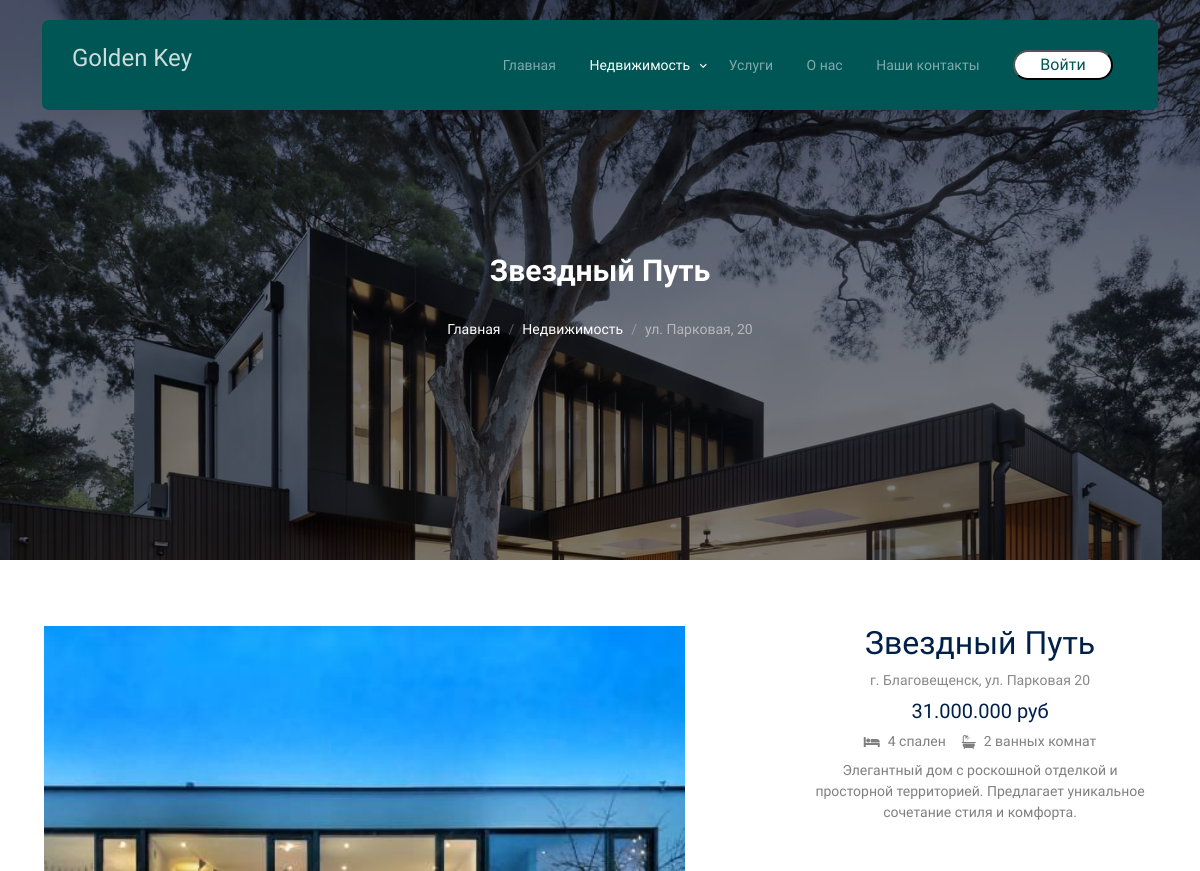
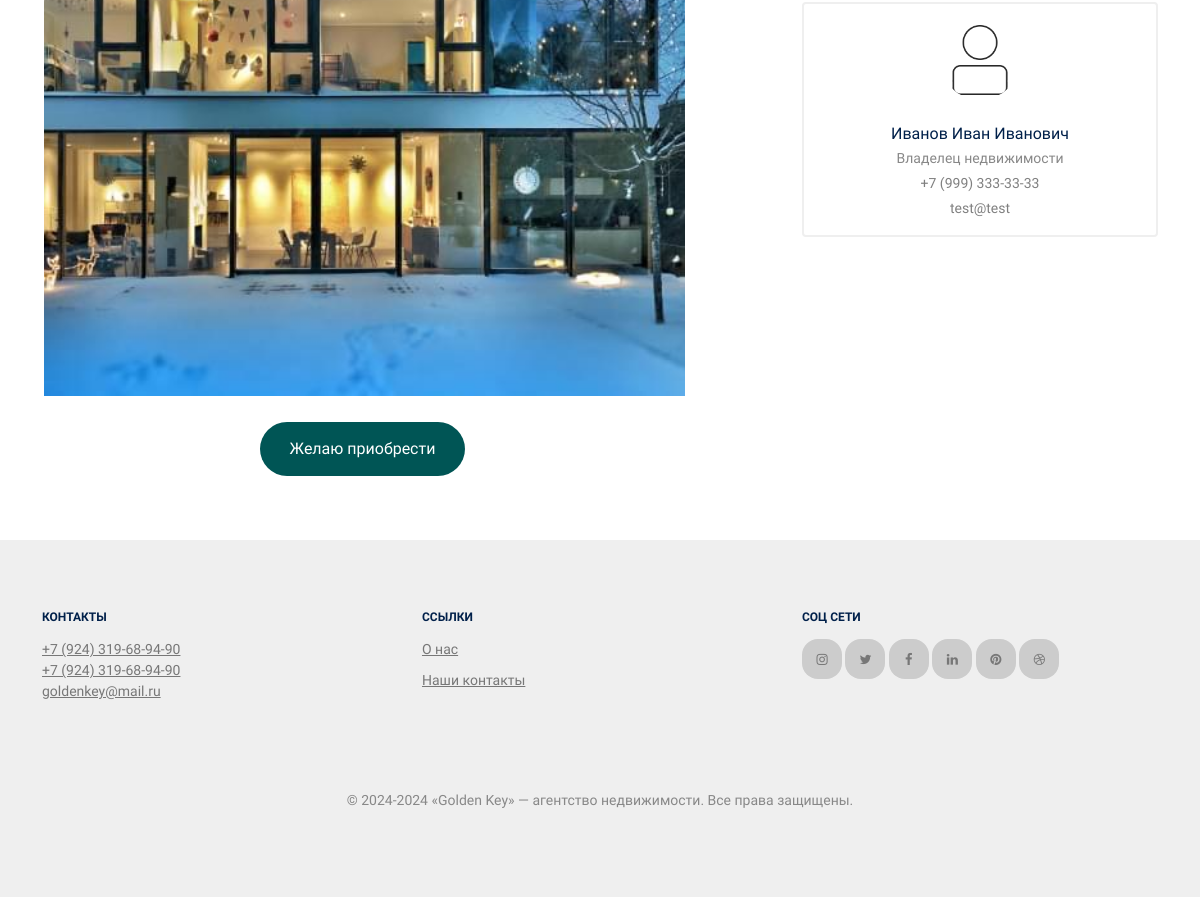
Screenshot of /property-buy.php?id=4 with the database file from the repository (2 pictures, top to bottom).
### tables this page shows
CREATE TABLE `RealEstates` (
  `realEstatesId` int NOT NULL,
  `realEstatesName` varchar(30) NOT NULL,
  `price` double NOT NULL,
  `countBedsRooms` int NOT NULL,
  `countBathsRooms` int NOT NULL,
  `agentId` int DEFAULT NULL,
  `image` varchar(50) DEFAULT NULL,
  `description` varchar(200) NOT NULL,
  `settlementId` int NOT NULL,
  `clientId_owner` int NOT NULL
);

CREATE TABLE `Settlements` (
  `settlementId` int NOT NULL,
  `city` varchar(40) NOT NULL,
  `indexCity` int NOT NULL,
  `street` varchar(40) NOT NULL,
  `streetNum` int NOT NULL
);

CREATE TABLE `Clients` (
  `clientId` int NOT NULL,
  `firstName` varchar(50) NOT NULL,
  `lastName` varchar(50) NOT NULL,
  `surName` varchar(50) NOT NULL,
  `email` varchar(50) NOT NULL,
  `phone` varchar(18) NOT NULL,
  `password` varchar(50) NOT NULL
);

### property-buy.php (the view, shortened to what this page needs)
<?php
if(isset($_SESSION['loggedIn']) && $_SESSION['loggedIn'] === true) {
	$showLoginIcon = false;
} else {
	$showLoginIcon = true;
}
$isAuthorized = isset($_SESSION['loggedIn']) && $_SESSION['loggedIn'] === true;
if(isset($_GET['id']) && is_numeric($_GET['id'])) {
    $realEstateId = intval($_GET['id']);
    $sql = "SELECT r.*, s.city, s.street, s.streetNum, c.firstName, c.lastName, c.surName, c.phone, c.email
            FROM RealEstates AS r
            INNER JOIN Settlements AS s ON r.settlementId = s.settlementId
            INNER JOIN Clients AS c ON r.clientId_owner = c.clientId
            WHERE r.realEstatesId = $realEstateId";
    $result = mysqli_query($connect, $sql);
    if(mysqli_num_rows($result) > 0) {
        $row = mysqli_fetch_assoc($result);
?>
<!doctype html>
<html lang="en">
<head>
    <link rel="stylesheet" href="fonts/icomoon/style.css">
    <link rel="stylesheet" href="fonts/flaticon/font/flaticon.css">
    <link rel="stylesheet" href="css/tiny-slider.css">
    <link rel="stylesheet" href="css/aos.css">
    <link rel="stylesheet" href="css/style.css">
</head>
<body>
	<nav class="site-nav">
		<div class="container">
			<div class="menu-bg-wrap">
				<div class="site-navigation">
					<a href="index.php" class="logo m-0 float-start">Golden Key</a>
					<ul class="js-clone-nav d-none d-lg-inline-block text-start site-menu float-end">
						<li><a href="index.php">Главная</a></li>
						<li class="has-children active">
							<a href="properties.php">Недвижимость</a>
								</li>
							</ul>
						<li><a href="services.php">Услуги</a></li>
						<li><a href="about.php">О нас</a></li>
						<li><a href="contact.php">Наши контакты</a></li>
						<?php if($showLoginIcon): ?>
						<li>
							<a href="auth.php" >
								<div class="col-12 justify-content-center">
									<input type="submit" id="submitBtn" value="Войти" class="btn-signin">
								</div>
							</a>
						</li>
						<?php endif; ?>
				</div>
			</div>
		</div>
	</nav>
    <div class="hero page-inner overlay" style="background-image: url('images/hero_bg_3.jpg');">
        <div class="container">
            <div class="row justify-content-center align-items-center">
                <div class="col-lg-9 text-center mt-5">
                    <h1 class="heading" data-aos="fade-up"><?php echo $row['realEstatesName']; ?></h1>
                    <nav aria-label="breadcrumb" data-aos="fade-up" data-aos-delay="200">
                        <ol class="breadcrumb text-center justify-content-center">
                            <li class="breadcrumb-item "><a href="index.php">Главная</a></li>
                            <li class="breadcrumb-item "><a href="properties.php">Недвижимость</a></li>
                            <li class="breadcrumb-item active text-white-50" aria-current="page"><?php echo $row['street'] . ', ' . $row['streetNum']; ?></li>
                        </ol>
                    </nav>
                </div>
            </div>
        </div>
    </div>
    <div class="section">
        <div class="container">
            <div class="row justify-content-between">
                <div class="col-lg-7">
                    <div class="img--slide-wrap mb-4">
                        <img class="img-per" src="<?php echo $row['image']; ?>.jpg" alt="Image" class="img-fluid">
                    </div>
                    <div class="col-12 text-center justify-content-center">
                        <input type="submit" id="submitBtnn" data-authorized="<?php echo $isAuthorized ? 'true' : 'false'; ?>" value="Желаю приобрести" class="btn btn-primary">
                    </div>
                </div>
                <div class="col-lg-4 text-center">
                    <h2 class="heading text-primary"><?php echo $row['realEstatesName']; ?></h2>
                    <p class="meta mb-2"><?php echo "г. " . $row['city']; ?>, <?php echo $row['street']; ?> <?php echo $row['streetNum']; ?></p>
                    <div class="price mb-3"><h5><?php echo number_format($row['price'], 0, ',', '.') . " руб"?></h5></div>
                    <div class="specs d-flex mb-2 justify-content-center">
                        <span class="d-block d-flex align-items-center me-3">
                            <span class="icon-bed me-2"></span>
                            <span class="caption"><?php echo $row['countBedsRooms'] . ' спален'?></span>
                        </span>
                        <span class="d-block d-flex align-items-center">
                            <span class="icon-bath me-2"></span>
                            <span class="caption"><?php echo $row['countBathsRooms'] . ' ванных комнат'?></span>
                        </span>
                    </div>
                    <p class="text-black-50"><?php echo $row['description']; ?></p>
                    <div class="d-block agent-box p-3">
                        <div class="img mb-4">
                            <img src="images/person.png" alt="Image" class="img-fluid">
                        </div>
                        <div class="text">
                            <h3 class="mb-1"><?php echo $row['firstName'] . ' ' . $row['lastName'] . ' ' . $row['surName']?></h3>
                            <div class="meta mb-3">Владелец недвижимости</div>
                            <p class="mb-1"><?php echo $row['phone']; ?></p>
                            <p class="mb-0"><?php echo $row['email']; ?></p>
                        </div>
                    </div>
                </div>
            </div>
        </div>
    </div>
    <div class="site-footer">
		<div class="container">
			<div class="row">
				<div class="col-lg-4">
					<div class="widget">
						<h3>Контакты</h3>
						<ul class="list-unstyled">
							<li><a href="tel://79243196894">+7 (924) 319-68-94-90</a></li>
							<li><a href="tel://79243196894">+7 (924) 319-68-94-90</a></li>
							<li><a href="mailto:info@mydomain.com">goldenkey@mail.ru</a></li>
						</ul>
					</div>
				</div>
				<div class="col-lg-4">
					<div class="widget">
						<h3>Ссылки</h3>
						<ul class="list-unstyled links ">
							<li><a href="about.html">О нас</a></li>
							<li><a href="contact.php">Наши контакты</a></li>
						</ul>
					</div>
				</div>
				<div class="col-lg-4">
					<div class="widget">
						<h3>Соц Сети</h3>
						<ul class="list-unstyled social">
							<li><a href="#"><span class="icon-instagram"></span></a></li>
							<li><a href="#"><span class="icon-twitter"></span></a></li>
							<li><a href="#"><span class="icon-facebook"></span></a></li>
							<li><a href="#"><span class="icon-linkedin"></span></a></li>
							<li><a href="#"><span class="icon-pinterest"></span></a></li>
							<li><a href="#"><span class="icon-dribbble"></span></a></li>
						</ul>
					</div>
				</div>
			</div>
			<div class="row mt-5">
				<div class="col-12 text-center">
            		<p>© 2024-2024 «Golden Key» — агентство недвижимости. Все права защищены.</p>
				</div>
        </div>
      </div>
    </div>
</body>
</html>
<?php
    } else {
        echo "Недвижимость не найдена.";
    }
} else {
    echo "Идентификатор недвижимости отсутствует в URL.";
}
?>

### rows the page displays
realestates: realEstatesName "Звездный Путь", settlementId.street "ул. Парковая", settlementId.streetNum "20", image (picture), settlementId.city "Благовещенск", price "31.000.000", countBedsRooms "4", countBathsRooms "2", description "Элегантный дом с роскошной отделкой и просторной территорией. Предлагает уникальное сочетание стиля и комфорта.", clientId_owner.firstName "Иванов", clientId_owner.lastName "Иван", clientId_owner.surName "Иванович", clientId_owner.phone "+7 (999) 333-33-33", clientId_owner.email "test@test"
